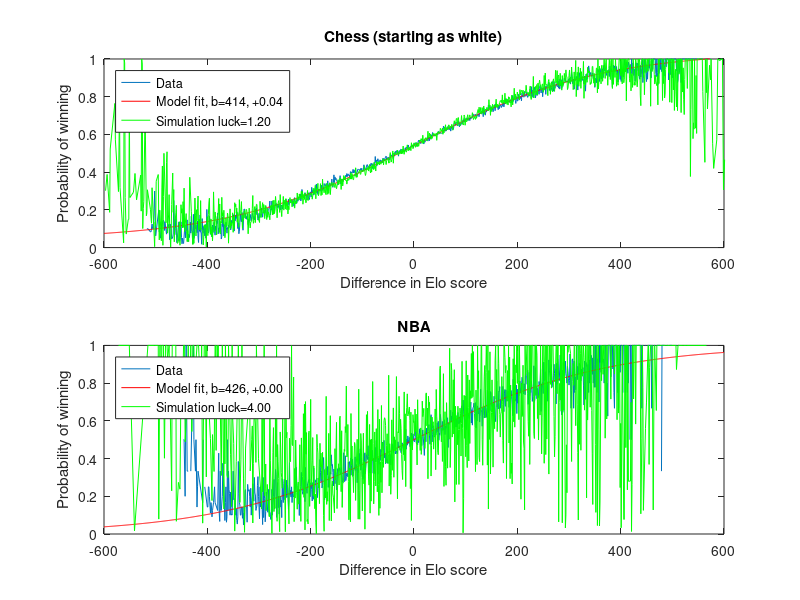

Here is the MATLAB script that generated this plot:
a = importdata('chess/analyze_chess.txt');

start = min(a(:,1));
rangeN = min(a(:,1)):max(a(:,1))+1;
dataW = zeros(size(rangeN));
dataN = zeros(size(rangeN));
for i=1:size(a,1)
    dataN(a(i,1)-start+1) = dataN(a(i,1)-start+1) + 1;
    dataW(a(i,1)-start+1) = dataW(a(i,1)-start+1) + a(i,2);
end

subplot(2,1,1)
x = rangeN;
y = dataW./dataN;
x = x(find(y~=0));
y = y(find(y~=0));
plot(x,y)
title('Chess (starting as white)')
ylabel('Probability of winning')
xlabel('Difference in Elo score')

d = dataW./dataN;
time = rangeN(~isnan(d));
conc = d(~isnan(d));
conc = conc(find(time > -300 & time < 300));
time = time(find(time > -300 & time < 300));
modelFun =  @(p,x) 1-1 ./ (1 + 10.^(x./p(1))) + p(2)
startingVals = [400,0.02];
coefEsts = nlinfit(time, conc, modelFun, startingVals);
xgrid = -600:600;
line(xgrid, modelFun(coefEsts, xgrid), 'Color','r');
axis([-600 600 0 1])



luck = 1.2;
rankingDifferences = rangeN;
meanScores = zeros(length(rankingDifferences),1);
for i=1:length(rangeN)
    tempScores = [];
    for j=1:dataN(i)
        elo = 1 / ( 1 + 10^((-rankingDifferences(i))/400) ) + coefEsts(2);
        % Add luck
        elo = elo + luck*(rand-0.5) + luck*(rand-0.5);
        tempScores = [tempScores; elo];
    end
    if length(tempScores)>0
        meanScores(i) = mean(tempScores);
        if meanScores(i) > 1
            meanScores(i) = 1;
        end
        if meanScores(i) < 0
            meanScores(i) = 0;
        end
    end
end


hold on;
rankingDifferences = rankingDifferences(find(meanScores~=0))
meanScores = meanScores(find(meanScores~=0))
plot(rankingDifferences,meanScores,'g')
axis([-600 600 0 1])
hold off;

legend('Data',sprintf('Model fit, b=%2.0f, +%2.2f',coefEsts(1),coefEsts(2)),sprintf('Simulation luck=%2.2f',luck),'location','NorthWest')







a = importdata('nba/nbaallelo-output.txt');
start = min(a(:,1));
rangeN = min(a(:,1)):max(a(:,1))+1;
dataW = zeros(size(rangeN));
dataN = zeros(size(rangeN));
for i=1:size(a,1)
    dataN(a(i,1)-start+1) = dataN(a(i,1)-start+1) + 1;
    dataW(a(i,1)-start+1) = dataW(a(i,1)-start+1) + a(i,2);
end

subplot(2,1,2)
x = rangeN;
y = dataW./dataN;
x = x(find(y~=0));
y = y(find(y~=0));
plot(x,y)
title('NBA')
ylabel('Probability of winning')
xlabel('Difference in Elo score')

d = dataW./dataN;
time = rangeN(~isnan(d));
conc = d(~isnan(d));
conc = conc(find(time > -300 & time < 300));
time = time(find(time > -300 & time < 300));
modelFun =  @(p,x) 1-1 ./ (1 + 10.^(x./p(1))) + p(2)
startingVals = [400,0.02];
coefEsts = nlinfit(time, conc, modelFun, startingVals);
xgrid = -600:600;
line(xgrid, modelFun(coefEsts, xgrid), 'Color','r');
axis([-600 600 0 1])
coefEsts


luck = 4;
rankingDifferences = rangeN;
meanScores = zeros(length(rankingDifferences),1);
for i=1:length(rangeN)
    tempScores = [];
    for j=1:dataN(i)
        elo = 1 / ( 1 + 10^((-rankingDifferences(i))/400) ) + coefEsts(2);
        % Add luck
        elo = elo + luck*(rand-0.5) + luck/2*randn;
        tempScores = [tempScores; elo];
    end
    if length(tempScores)>0
        meanScores(i) = mean(tempScores);
        if meanScores(i) > 1
            meanScores(i) = 1;
        end
        if meanScores(i) < 0
            meanScores(i) = 0;
        end
    end
end

hold on;
rankingDifferences = rankingDifferences(find(meanScores~=0))
meanScores = meanScores(find(meanScores~=0))
plot(rankingDifferences,meanScores,'g')
axis([-600 600 0 1])
hold off;


legend('Data',sprintf('Model fit, b=%2.0f, +%2.2f',coefEsts(1),coefEsts(2)),sprintf('Simulation luck=%2.2f',luck),'location','NorthWest')

